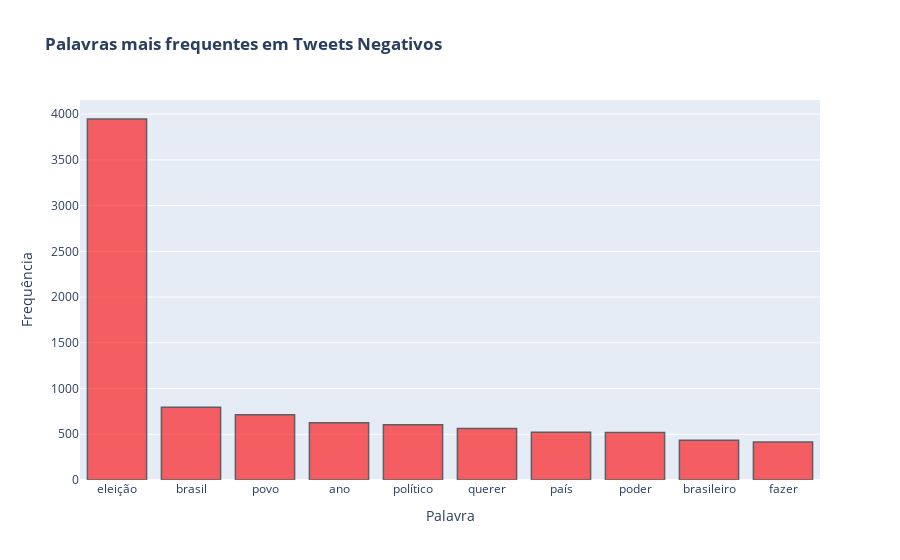

Notebook code for this chart:
### Code cell
plot_word_freq(tokens_neg,"<b>Negativos</b>","<b></b>","red")

### Figure 1 — Plotly figure (JSON) as saved in the notebook; plotly's stock layout.template omitted (floating-point values rounded to 4 significant figures)
{"data": [{"alignmentgroup": "True", "hovertemplate": "Palavra=%{x}<br>Frequência=%{y}<extra></extra>", "legendgroup": "", "marker": {"color": "red", "line": {"color": "black", "width": 1.5}, "pattern": {"shape": ""}}, "name": "", "offsetgroup": "", "opacity": 0.6, "orientation": "v", "showlegend": false, "textposition": "auto", "type": "bar", "x": ["eleição", "brasil", "povo", "ano", "político", "querer", "país", "poder", "brasileiro", "fazer"], "xaxis": "x", "y": [3947, 796, 714, 627, 603, 562, 522, 518, 435, 415], "yaxis": "y"}], "layout": {"barmode": "relative", "legend": {"tracegroupgap": 0}, "title": {"text": "<b>Palavras mais frequentes em </b><b>Tweets</b> <b>Negativos</b> <b></b>"}, "xaxis": {"anchor": "y", "domain": [0, 1], "title": {"text": "Palavra"}}, "yaxis": {"anchor": "x", "domain": [0, 1], "title": {"text": "Frequência"}}}}
